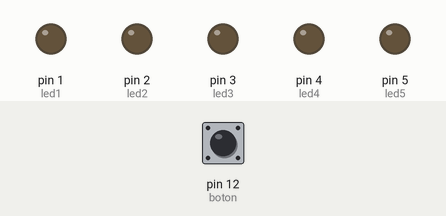
This sketch was run on a simulated Arduino Uno, built with avr-gcc and run on an emulated ATmega328P. On the bench: output pins drawn as LEDs (lit = HIGH). The inputs (shaded band) are chosen by the test bench; at power-on: pin 12 (boton) LOW.

Above: at 1.2 s.
1.3 s: pin 12 (boton) pulled HIGH for 0.15 s
At 2.1 s:
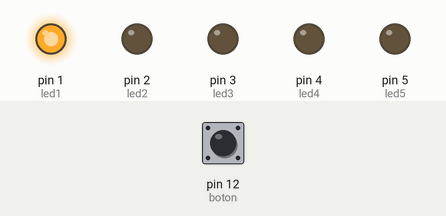
At 6.4 s:
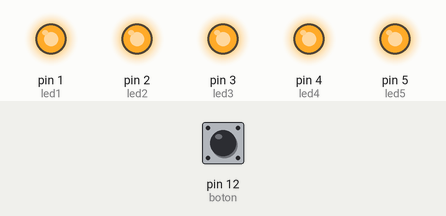
Timing chart, 0 to 11.8 s (numbered marks = the images above; inputs shaded):
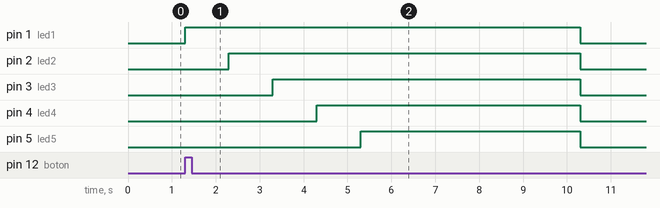

Measured:
- after the input at 1.3 s, pin 1 (led1): LOW → HIGH at once, → LOW 9.0 s later; pin 2 (led2): LOW → HIGH after 1.0 s, → LOW 8.0 s later; pin 3 (led3): LOW → HIGH after 2.0 s, → LOW 7.0 s later; pin 4 (led4): LOW → HIGH after 3.0 s, → LOW 6.0 s later; pin 5 (led5): LOW → HIGH after 4.0 s, → LOW 5.0 s later

The sketch:

1I_Codigo_.ino
```cpp
#define led1 1
#define led2 2
#define led3 3
#define led4 4
#define led5 5
#define led6 7
#define led7 8
#define led8 9
#define led9 10
#define led10 11
int boton = 12;
int stateBoton;

void setup()
{
  pinMode(led1, OUTPUT);
  pinMode(led2, OUTPUT);
  pinMode(led3, OUTPUT);
  pinMode(led4, OUTPUT);
  pinMode(led5, OUTPUT);
  pinMode(boton, INPUT);
}

void loop()
{
  stateBoton = digitalRead(boton);
  if(stateBoton == HIGH){
    digitalWrite(led1, HIGH);
    delay(1000);
    digitalWrite(led2, HIGH);
    delay(1000);
    digitalWrite(led3, HIGH);
    delay(1000);
    digitalWrite(led4, HIGH);
    delay(1000);
    digitalWrite(led5, HIGH);
    delay(1000);
    digitalWrite(led6, HIGH);
    delay(1000);
    digitalWrite(led7, HIGH);
    delay(1000);
    digitalWrite(led8, HIGH);
    delay(1000);
    digitalWrite(led9, HIGH);
    delay(1000);
    digitalWrite(led10, HIGH);
    digitalWrite(led1, LOW);
    digitalWrite(led2, LOW);
    digitalWrite(led3, LOW);
    digitalWrite(led4, LOW);
    digitalWrite(led5, LOW);
    digitalWrite(led6, LOW);
    digitalWrite(led7, LOW);
    digitalWrite(led8, LOW);
    digitalWrite(led9, LOW);
    digitalWrite(led10, LOW);
  }

  else{
    digitalWrite(led1, LOW);
    digitalWrite(led2, LOW);
    digitalWrite(led3, LOW);
    digitalWrite(led4, LOW);
    digitalWrite(led5, LOW);
    digitalWrite(led6, LOW);
    digitalWrite(led7, LOW);
    digitalWrite(led8, LOW);
    digitalWrite(led9, LOW);
    digitalWrite(led10, LOW);
  }
}
```
